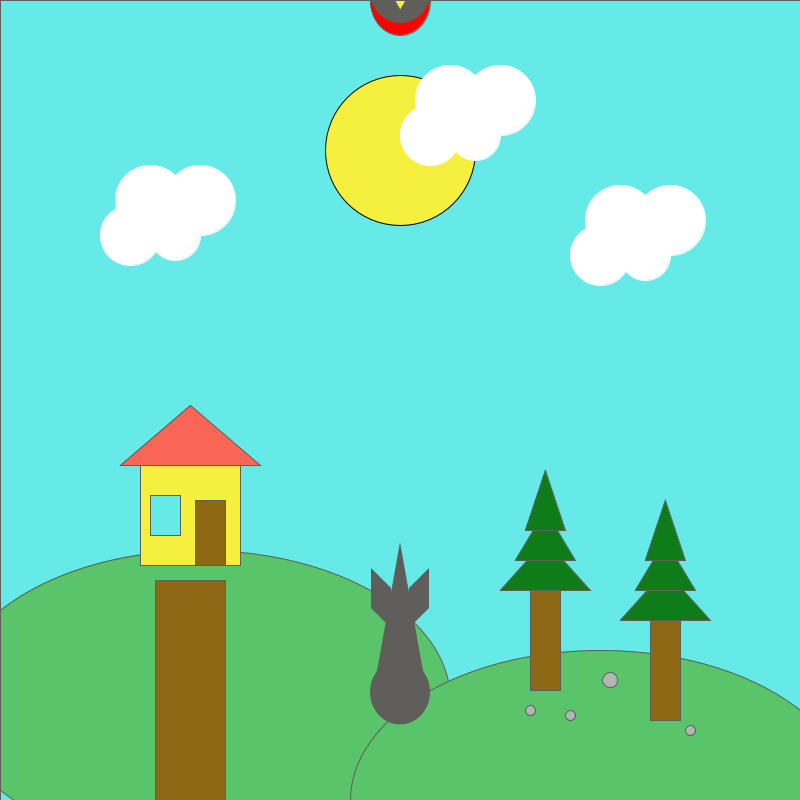
Frame 1 (no input)
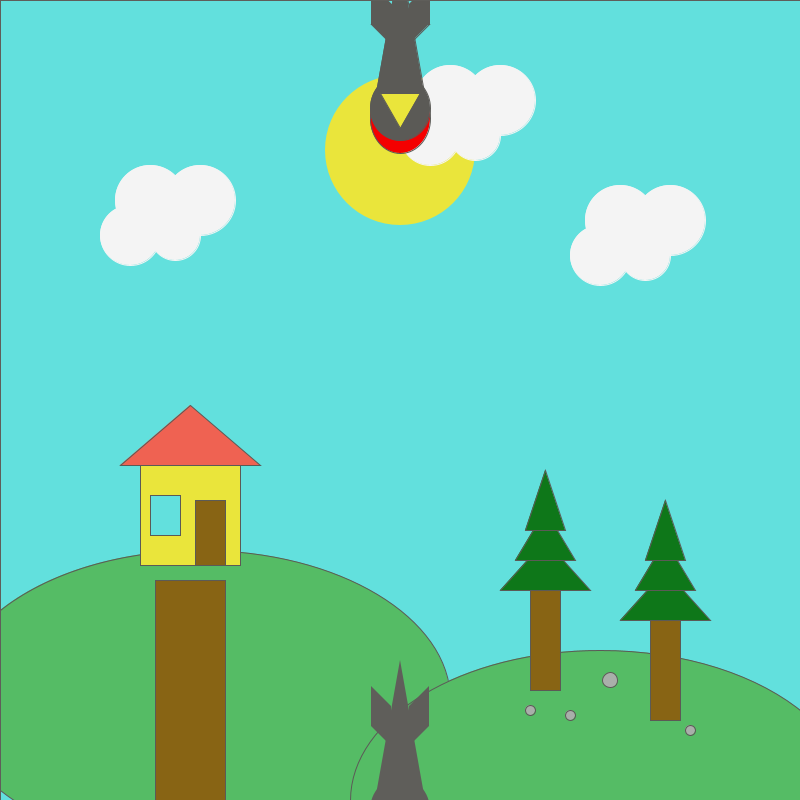
Frame 60 (the mouse pressed at the canvas centre just before this capture)
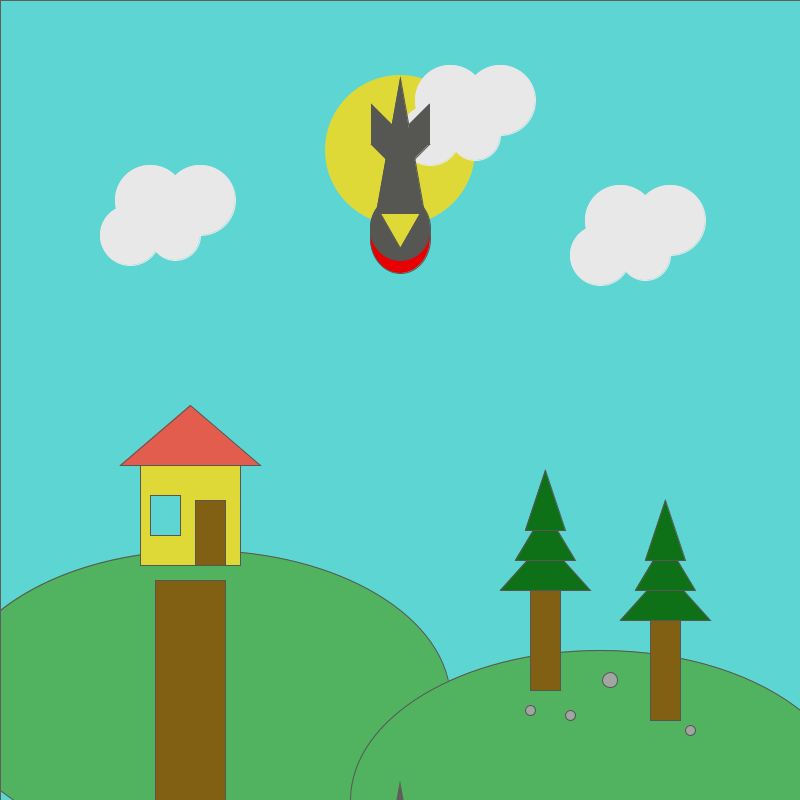
Frame 120 (the mouse held since frame 60 and released just before this capture)

The Processing sketch that drew these frames (run headless with seeded random() and noise(); from frame 60 on, the mouse is pressed at the canvas centre):

// Processing sketch: animation_project
// ── animation_project.pde
//Marcus Dha
//March 2, 2026
// 2-1

color grey = #5F5E5A;
color rock = #B1B7B2;
color blue = #66EAE7;
color yellow = #F5EF3E;
color green = #59C46A;
color dgreen = #0F7C1A;
color red = #FA6656;
color brown = #8E6815;
float grow = 0;
float grow2 = 0;
int y = 0;
float a = 0;
int b = 0;


void setup() {
  size(800, 800);
}

void draw () {
  println(mouseX, mouseY);

  //setting
  background(blue);
  fill(yellow);
  ellipse(400, 150, 150, 150);
  cloud(150, 200);
  cloud(450, 100);
  cloud(620, 220);

  
  nuke(400, y);
  y = y + 2;


  mushcloud(400, 400, grow);
  grow = grow - 1.5;

  mushcloud2(400, 1000, grow2);
  grow2 = grow2 + 1.2;

  hill(200, 700);
  house(200,695);
  trees(200,700);
  
  //shadows / transparency
  fill(0, a);
  rect(0, 0, width, height);
  a = a + 0.2;

  nukeShadow(400, y+700, b);
 
  
}

void nuke (int x, int y) {

  pushMatrix();
  translate(x, y);


  fill(255, 0, 0);
  stroke(grey);
  ellipse(0, 0, 60, 70); // bottom part

  //tail
  fill( grey);
  triangle(-25, -20, 25, -20, 0, -160);
  //right
  rect(9, -114, 20, 20);
  triangle(9, -114, 29, -114, 29, -134);
  triangle(29, -94, 9, -74, 9, -94);
  //left
  rect(-9, -114, -20, 20);
  triangle(-9, -114, -29, -114, -29, -134);
  triangle(-29, -94, -9, -74, -9, -94);


  //customiztions
  ellipse(0, -10, 60, 65);
  fill(yellow);
  //triangle(-10,0,10,0,-10,0);
  triangle(0, 10, 20, -25, -20, -25);


  popMatrix();
}

void cloud ( int x, int y) {

  pushMatrix();
  translate(x, y);

  fill(255);
  stroke(255);
  circle(0, 0, 70);
  circle(50, 0, 70);
  circle(25, 35, 50);
  circle(-20, 35, 60);

  popMatrix();
}

void hill (int x, int y) {

  pushMatrix();
  translate(x, y);

  fill(green);
  ellipse(0, 0, 500, 300);
  ellipse(400, 100, 500, 300);
  
  fill(brown);
  rect(-45, -120, 70, 1000);//path


  //rocks
  fill(rock);
  circle(330, 10, 10);
  circle(370, 15, 10);
  circle(410, -20, 15);
  circle(490, 30, 10);

  popMatrix();
}

void house (int x, int y) {
  pushMatrix();
  translate(x,y);
  
  fill(yellow);
  rect(-60, -230, 100, 100);//base
  fill(red);
  triangle(-10, -290, 60, -230, -80, -230);//roof
  fill(blue);
  rect(-50, -200, 30, 40);//window
  fill(brown);
  rect(-5, -195, 30, 65);//door
 
  popMatrix();
}

void trees (int x, int y) {
  pushMatrix();
  translate(x,y);
  
  rect(330, -110, 30, 100);
  fill(dgreen);
  triangle(345, -160, 300, -110, 390, -110);
  triangle(345, -190, 315, -140, 375, -140);
  triangle(345, -230, 325, -170, 365, -170);

  fill(brown);
  rect(450, -80, 30, 100);
  fill(dgreen);
  triangle(465, -130, 420, -80, 510, -80);
  triangle(465, -160, 435, -110, 495, -110);
  triangle(465, -200, 445, -140, 485, -140);
  
  popMatrix();
}

void mushcloud (int x, int y, float grow) {
  pushMatrix();
  translate(x, y);

  fill(grey);
  rect(-60, 1000, 120, grow);
  ellipse(0, grow + 1000, 250, 150);

  popMatrix();
}

void mushcloud2 (int x, int y, float grow2) {
  pushMatrix();
  translate(x, y);

  ellipse(0, 0, grow2-50, grow2);
  
  popMatrix();
}

void nukeShadow (int x, int y, int b) {

  pushMatrix();
  translate(x, y);


  fill(100, b);
  stroke(100, b);
  ellipse(0, 0, 60, 70); // bottom part

  //tail
  fill( grey);
  triangle(-25, -20, 25, -20, 0, -160);
  //right
  rect(9, -114, 20, 20);
  triangle(9, -114, 29, -114, 29, -134);
  triangle(29, -94, 9, -74, 9, -94);
  //left
  rect(-9, -114, -20, 20);
  triangle(-9, -114, -29, -114, -29, -134);
  triangle(-29, -94, -9, -74, -9, -94);
  ellipse(0, -10, 60, 65);

  popMatrix();
}
